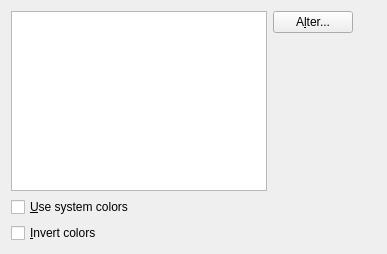
<?xml version="1.0" encoding="UTF-8"?>
<ui version="4.0">
 <class>PrefColorsUi</class>
 <widget class="QWidget" name="PrefColorsUi">
  <property name="geometry">
   <rect>
    <x>0</x>
    <y>0</y>
    <width>387</width>
    <height>254</height>
   </rect>
  </property>
  <property name="sizePolicy">
   <sizepolicy hsizetype="Expanding" vsizetype="Expanding">
    <horstretch>0</horstretch>
    <verstretch>0</verstretch>
   </sizepolicy>
  </property>
  <property name="windowTitle">
   <string/>
  </property>
  <layout class="QGridLayout" name="gridLayout_2">
   <item row="0" column="0" colspan="2">
    <layout class="QGridLayout" name="gridLayout">
     <item row="0" column="0" rowspan="2">
      <widget class="QListWidget" name="lyxObjectsLW">
       <property name="sizePolicy">
        <sizepolicy hsizetype="MinimumExpanding" vsizetype="Expanding">
         <horstretch>0</horstretch>
         <verstretch>0</verstretch>
        </sizepolicy>
       </property>
       <property name="horizontalScrollBarPolicy">
        <enum>Qt::ScrollBarAsNeeded</enum>
       </property>
      </widget>
     </item>
     <item row="0" column="1">
      <widget class="QPushButton" name="colorChangePB">
       <property name="sizePolicy">
        <sizepolicy hsizetype="Preferred" vsizetype="Fixed">
         <horstretch>0</horstretch>
         <verstretch>0</verstretch>
        </sizepolicy>
       </property>
       <property name="text">
        <string>A&amp;lter...</string>
       </property>
      </widget>
     </item>
     <item row="1" column="1">
      <spacer>
       <property name="orientation">
        <enum>Qt::Vertical</enum>
       </property>
       <property name="sizeHint" stdset="0">
        <size>
         <width>20</width>
         <height>40</height>
        </size>
       </property>
      </spacer>
     </item>
    </layout>
   </item>
   <item row="0" column="2">
    <spacer name="horizontalSpacer_2">
     <property name="orientation">
      <enum>Qt::Horizontal</enum>
     </property>
     <property name="sizeHint" stdset="0">
      <size>
       <width>40</width>
       <height>20</height>
      </size>
     </property>
    </spacer>
   </item>
   <item row="1" column="0">
    <widget class="QCheckBox" name="syscolorsCB">
     <property name="text">
      <string>&amp;Use system colors</string>
     </property>
    </widget>
   </item>
   <item row="1" column="1">
    <spacer name="horizontalSpacer">
     <property name="orientation">
      <enum>Qt::Horizontal</enum>
     </property>
     <property name="sizeHint" stdset="0">
      <size>
       <width>40</width>
       <height>20</height>
      </size>
     </property>
    </spacer>
   </item>
   <item row="2" column="0">
    <widget class="QCheckBox" name="invertcolorsCB">
     <property name="text">
      <string>&amp;Invert colors</string>
     </property>
    </widget>
   </item>
   <item row="2" column="1">
    <spacer name="horizontalSpacer_3">
     <property name="orientation">
      <enum>Qt::Horizontal</enum>
     </property>
     <property name="sizeHint" stdset="0">
      <size>
       <width>40</width>
       <height>20</height>
      </size>
     </property>
    </spacer>
   </item>
  </layout>
 </widget>
 <includes>
  <include location="local">qt_i18n.h</include>
 </includes>
 <resources/>
 <connections/>
</ui>
